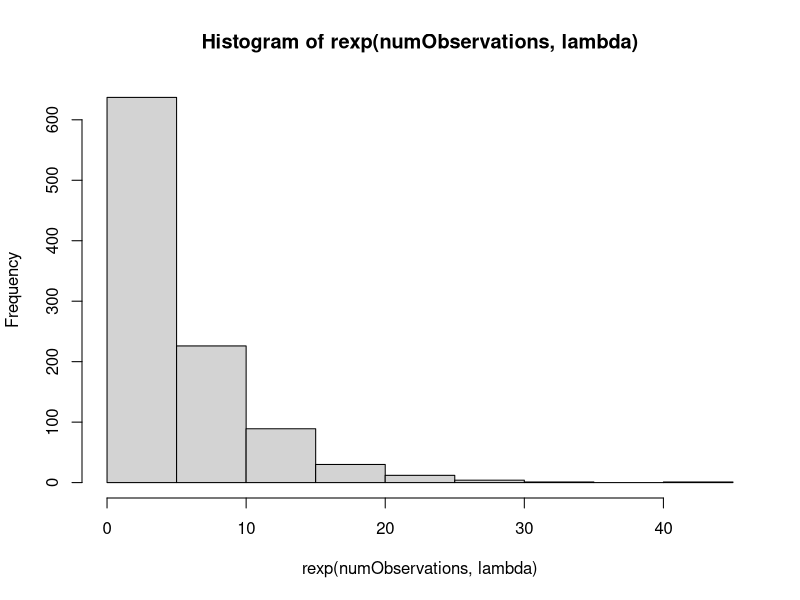
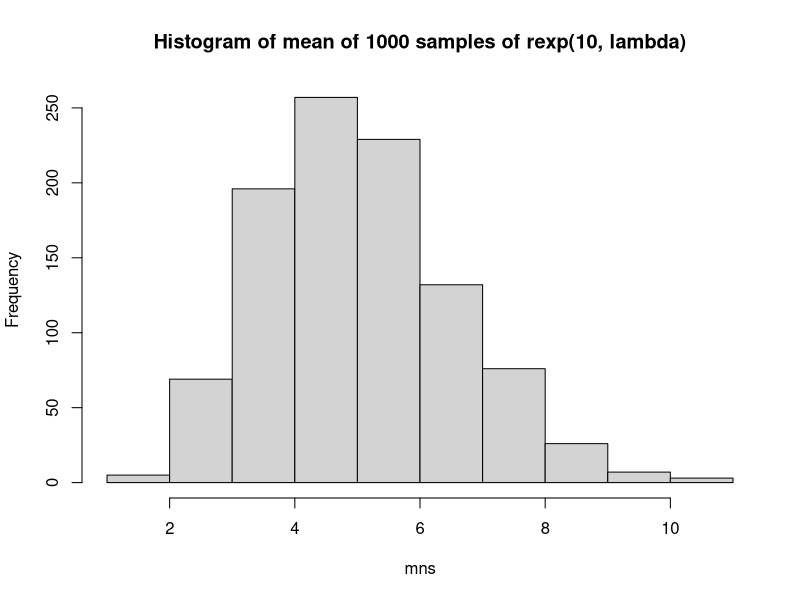
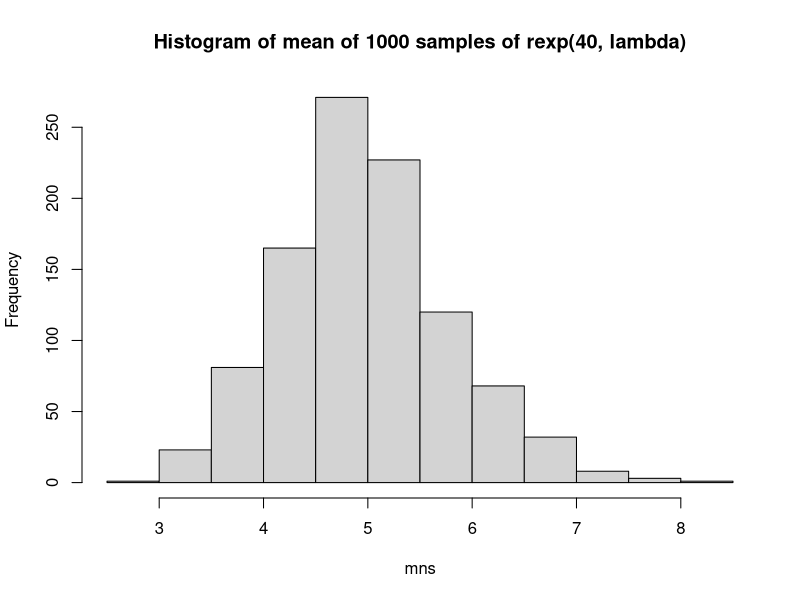

Recreate these plots in R, in order.
## ---- chunk 1
lambda <- 0.2
numObservations <- 1000
hist(rexp(numObservations,lambda))
## ---- chunk 2
mns = NULL
for (i in 1 : 1000) mns = c(mns, mean(rexp(10, lambda)))
hist(mns, main="Histogram of mean of 1000 samples of rexp(10, lambda)")
## ---- chunk 3
mns = NULL
for (i in 1 : 1000) mns = c(mns, mean(rexp(40, lambda)))
hist(mns, main="Histogram of mean of 1000 samples of rexp(40, lambda)")
## ---- chunk 4
sampleMean <- mean(mns)
sampleMean
